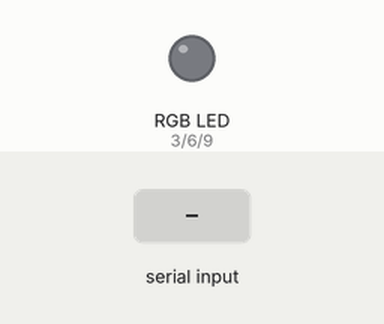
Simulated run of this sketch. Board: Arduino Uno, built with avr-gcc and run on an emulated ATmega328P. On the bench: an RGB LED mixed from three pins (HIGH = lit). Inputs (shaded band) come from the test bench. What the sketch prints to the serial monitor is not drawn.

Above: at 1.2 s.
1.3 s: "red" received over Serial
At 3.3 s:
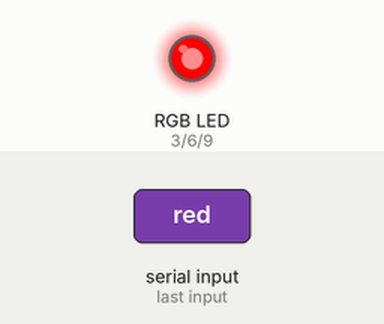
3.9 s: "green" received over Serial
At 5.9 s:
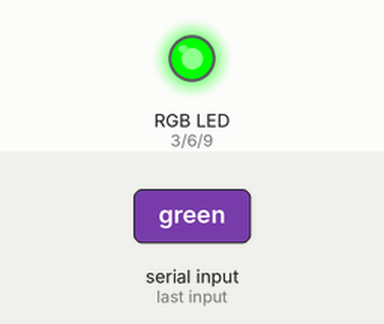
6.6 s: "blue" received over Serial
At 8.8 s:
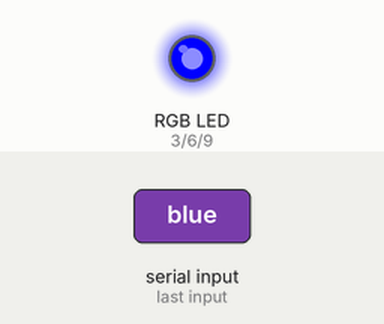
9.2 s: "cyan" received over Serial
At 10.8 s:
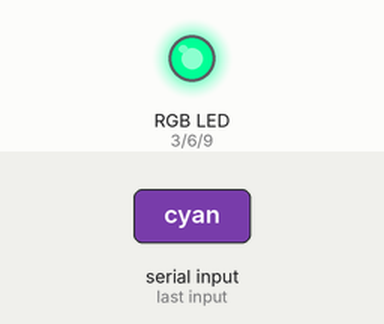
11.8 s: "magenta" received over Serial
At 13.7 s:
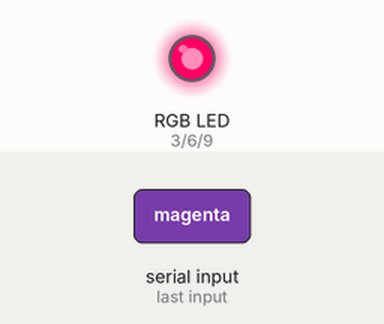
14.5 s: "yellow" received over Serial
At 16.6 s:
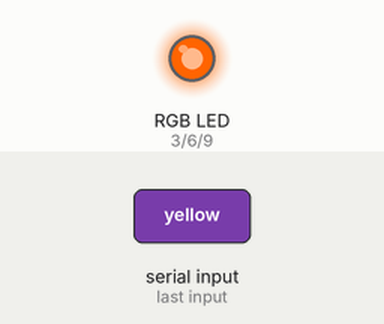
Timing chart, 0 to 18.1 s (numbered marks = the images above; inputs shaded):
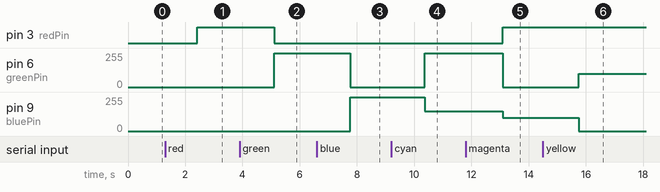

Measured:
- after the input at 1.3 s, pin 3 (redPin): LOW → HIGH after 1.1 s
- after the input at 3.9 s, pin 3 (redPin): HIGH → LOW after 1.2 s; pin 6 (greenPin): 0/255 → 255/255 after 1.2 s
- after the input at 6.6 s, pin 6 (greenPin): 255/255 → 0/255 after 1.2 s; pin 9 (bluePin): 0/255 → 255/255 after 1.2 s
- after the input at 9.2 s, pin 6 (greenPin): 0/255 → 255/255 after 1.2 s; pin 9 (bluePin): 255/255 → 150/255 after 1.2 s
- after the input at 11.8 s, pin 3 (redPin): LOW → HIGH after 1.3 s; pin 6 (greenPin): 255/255 → 0/255 after 1.3 s; pin 9 (bluePin): 150/255 → 100/255 after 1.3 s
- after the input at 14.5 s, pin 6 (greenPin): 0/255 → 100/255 after 1.2 s; pin 9 (bluePin): 100/255 → 0/255 after 1.2 s

The sketch:

018.ino
```cpp
int br = 115200;
int redPin=3;
int greenPin=6;
int bluePin=9;

String ledCol;

void setup() {
  Serial.begin(br);
  pinMode(redPin, OUTPUT);
  pinMode(greenPin, OUTPUT);
  pinMode(bluePin, OUTPUT);
}

void loop() {
  //get color
  Serial.println("Please set the color...");
  while (Serial.available() == 0) {}
  ledCol = Serial.readString();
  //lowercase String
  ledCol.toLowerCase();

  //LED OFF
  analogWrite(redPin, 0);
  analogWrite(greenPin, 0);
  analogWrite(bluePin, 0);

  if(ledCol != "red" && ledCol != "green" && ledCol != "blue" && ledCol != "cyan" && ledCol != "magenta" && ledCol != "yellow" && ledCol != "orange" && ledCol != "white"){
    Serial.println("We Don't Have That Color.");
  }else {
    //Set LED
    // red(255,0,0)
    if (ledCol == "red") {
      analogWrite(redPin, 255);
      analogWrite(greenPin, 0);
      analogWrite(bluePin, 0);
      Serial.println("Red is ON");
    }
    // green(0,255,0)
    if (ledCol == "green") {
      analogWrite(redPin, 0);
      analogWrite(greenPin, 255);
      analogWrite(bluePin, 0);
      Serial.println("Green is ON");
    }
    // blue(0,0,255)
    if (ledCol == "blue") {
      analogWrite(redPin, 0);
      analogWrite(greenPin, 0);
      analogWrite(bluePin, 255);
      Serial.println("Blue is ON");
    }
    // cyan(0,255,255)
    if (ledCol == "cyan") {
      analogWrite(redPin, 0);
      analogWrite(greenPin, 255);
      analogWrite(bluePin, 150);
      Serial.println("Cyan is ON");
    }
    // magenta(255,0,255)
    if (ledCol == "magenta") {
      analogWrite(redPin, 255);
      analogWrite(greenPin, 0);
      analogWrite(bluePin, 100);
      Serial.println("Magenta is ON");
    }
    // yellow(255,255,0)
    if (ledCol == "yellow") {
      analogWrite(redPin, 255);
      analogWrite(greenPin, 100);
      analogWrite(bluePin, 0);
      Serial.println("Yellow is ON");
    }
    // orange(255,165,0)
    if (ledCol == "orange") {
      analogWrite(redPin, 255);
      analogWrite(greenPin, 30);
      analogWrite(bluePin, 0);
      Serial.println("Orange is ON");
    }
    // white(255,255,255)
    if (ledCol == "white") {
      analogWrite(redPin, 255);
      analogWrite(greenPin, 120);
      analogWrite(bluePin, 94);
      Serial.println("White is ON");
    }
  }
}
```
